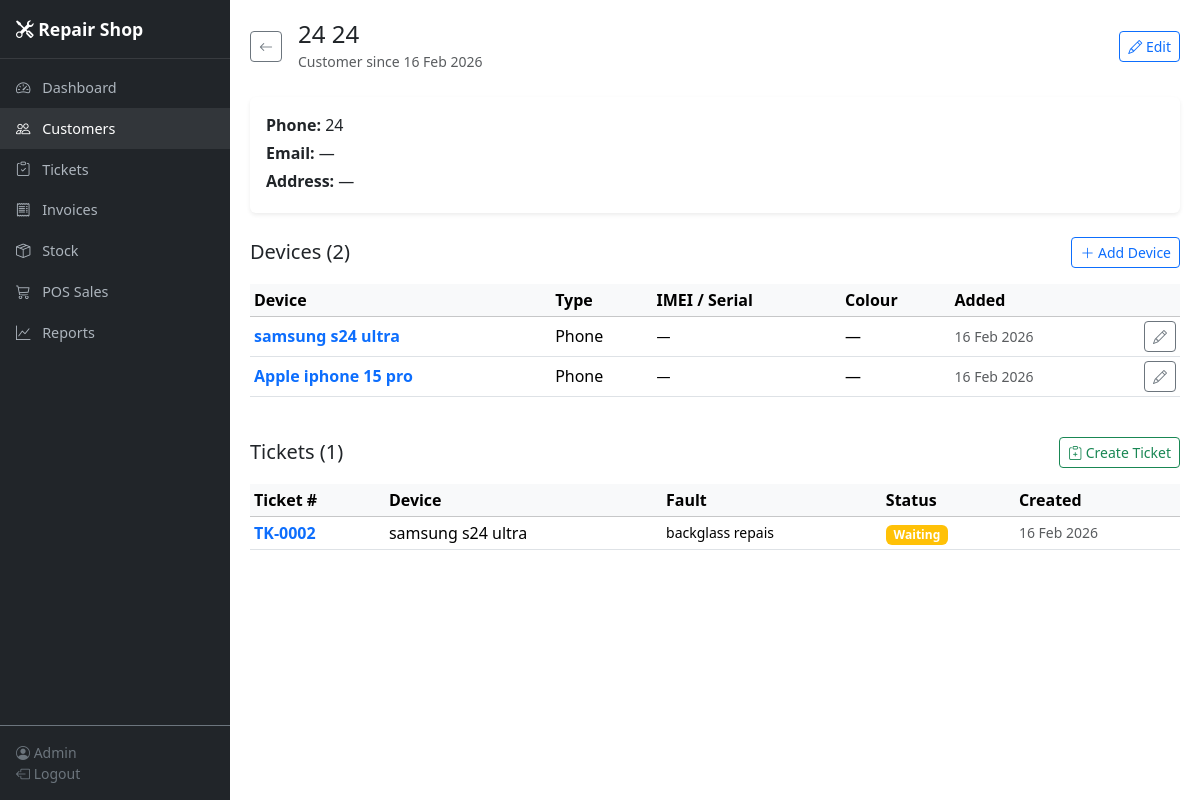
Page /customers/24 (signed in) on the committed database.
### app/models.py (models this page shows, shortened)
class User(UserMixin, db.Model):
    __tablename__ = "users"
    id = db.Column(db.Integer, primary_key=True)
    username = db.Column(db.String(80), unique=True, nullable=False, index=True)
    email = db.Column(db.String(120), unique=True, nullable=False)
    password_hash = db.Column(db.String(256), nullable=False)
    full_name = db.Column(db.String(120), nullable=False)
    role = db.Column(db.String(20), nullable=False, default="technician")
    is_active = db.Column(db.Boolean, default=True)
    created_at = db.Column(db.DateTime, default=utcnow)
    assigned_tickets = db.relationship("Ticket", backref="technician", lazy="dynamic",
                                       foreign_keys="Ticket.technician_id")
    progress_logs = db.relationship("TicketProgressLog", backref="user", lazy="dynamic")
    pos_sales = db.relationship("POSSale", backref="served_by_user", lazy="dynamic")

class Customer(db.Model):
    __tablename__ = "customers"
    id = db.Column(db.Integer, primary_key=True)
    first_name = db.Column(db.String(80), nullable=False)
    last_name = db.Column(db.String(80), nullable=False)
    phone = db.Column(db.String(30), nullable=False, index=True)
    email = db.Column(db.String(120), default="")
    address = db.Column(db.Text, default="")
    notes = db.Column(db.Text, default="")
    created_at = db.Column(db.DateTime, default=utcnow)
    updated_at = db.Column(db.DateTime, default=utcnow, onupdate=utcnow)
    devices = db.relationship("Device", backref="customer", lazy="dynamic",
                              cascade="all, delete-orphan")
    tickets = db.relationship("Ticket", backref="customer", lazy="dynamic")
    pos_sales = db.relationship("POSSale", backref="customer", lazy="dynamic")
    @property
    def full_name(self):
        return f"{self.first_name} {self.last_name}"

class Device(db.Model):
    __tablename__ = "devices"
    id = db.Column(db.Integer, primary_key=True)
    customer_id = db.Column(db.Integer, db.ForeignKey("customers.id"), nullable=False, index=True)
    device_type = db.Column(db.String(30), nullable=False)
    brand = db.Column(db.String(60), nullable=False)
    model = db.Column(db.String(100), nullable=False)
    colour = db.Column(db.String(40), default="")
    imei_serial = db.Column(db.String(60), default="", index=True)
    passcode = db.Column(db.String(40), default="")
    condition_notes = db.Column(db.Text, default="")
    created_at = db.Column(db.DateTime, default=utcnow)
    tickets = db.relationship("Ticket", backref="device", lazy="dynamic")
    @property
    def display_name(self):
        return f"{self.brand} {self.model}"

class Ticket(db.Model):
    __tablename__ = "tickets"
    STATUSES = ["Waiting", "Diagnosed", "In Progress", "Ready", "Collected", "Cancelled"]
    PRIORITIES = ["Low", "Normal", "High", "Urgent"]
    id = db.Column(db.Integer, primary_key=True)
    ticket_number = db.Column(db.String(20), unique=True, nullable=False, index=True)
    customer_id = db.Column(db.Integer, db.ForeignKey("customers.id"), nullable=False, index=True)
    device_id = db.Column(db.Integer, db.ForeignKey("devices.id"), nullable=False)
    technician_id = db.Column(db.Integer, db.ForeignKey("users.id"), nullable=True)
    fault_description = db.Column(db.Text, nullable=False)
    status = db.Column(db.String(20), nullable=False, default="Waiting", index=True)
    priority = db.Column(db.String(10), nullable=False, default="Normal")
    due_date = db.Column(db.Date, nullable=True)
    customer_notes = db.Column(db.Text, default="")
    internal_notes = db.Column(db.Text, default="")
    disclaimer_accepted = db.Column(db.Boolean, default=False)
    created_at = db.Column(db.DateTime, default=utcnow)
    updated_at = db.Column(db.DateTime, default=utcnow, onupdate=utcnow)
    progress_logs = db.relationship("TicketProgressLog", backref="ticket",
                                     lazy="dynamic", order_by="TicketProgressLog.created_at.desc()",
                                     cascade="all, delete-orphan")
    invoice = db.relationship("Invoice", backref="ticket", uselist=False,
                              cascade="all, delete-orphan")
    parts_used = db.relationship("TicketPartUsed", backref="ticket", lazy="dynamic",
                                  cascade="all, delete-orphan")

### app/blueprints/customers/routes.py (the view)
@bp.route("/<int:customer_id>")
@login_required
def view(customer_id):
    customer = Customer.query.get_or_404(customer_id)
    devices = customer.devices.order_by(Device.created_at.desc()).all()
    tickets = customer.tickets.order_by(Ticket.created_at.desc()).all()
    return render_template(
        "customers/view.html",
        customer=customer,
        devices=devices,
        tickets=tickets,
    )

### app/models.py (called while the page is built)
@login_manager.user_loader
def load_user(user_id):
    return db.session.get(User, int(user_id))

### app/templates/customers/view.html (shortened to what this page needs)
{% extends "base.html" %}
{% block content %}
<div class="d-flex justify-content-between align-items-center mb-4">
  <div class="d-flex align-items-center">
    <a href="{{ url_for('customers.index') }}" class="btn btn-outline-secondary btn-sm me-3">
      <i class="bi bi-arrow-left"></i>
    </a>
    <div>
      <h4 class="mb-0">{{ customer.full_name }}</h4>
      <small class="text-muted">Customer since {{ customer.created_at.strftime('%d %b %Y') }}</small>
    </div>
  </div>
  <div>
    <a href="{{ url_for('customers.edit', customer_id=customer.id) }}" class="btn btn-outline-primary btn-sm">
      <i class="bi bi-pencil"></i> Edit
    </a>
  </div>
</div>
<div class="card border-0 shadow-sm mb-4">
  <div class="card-body">
    <div class="row">
      <div class="col-md-6">
        <p class="mb-1"><strong>Phone:</strong> {{ customer.phone }}</p>
        <p class="mb-1"><strong>Email:</strong> {{ customer.email or '—' }}</p>
        <p class="mb-1"><strong>Address:</strong> {{ customer.address or '—' }}</p>
      </div>
      <div class="col-md-6">
      </div>
    </div>
  </div>
</div>
<div class="d-flex justify-content-between align-items-center mb-3">
  <h5 class="mb-0">Devices ({{ devices|length }})</h5>
  <a href="{{ url_for('devices.add', customer_id=customer.id) }}" class="btn btn-sm btn-outline-primary">
    <i class="bi bi-plus-lg"></i> Add Device
  </a>
</div>
{% if devices %}
<div class="table-responsive mb-4">
  <table class="table table-sm table-hover align-middle">
    <thead class="table-light">
      <tr>
        <th>Device</th>
        <th>Type</th>
        <th>IMEI / Serial</th>
        <th>Colour</th>
        <th>Added</th>
        <th></th>
      </tr>
    </thead>
    <tbody>
      {% for d in devices %}
      <tr>
        <td>
          <a href="{{ url_for('devices.view', device_id=d.id) }}" class="text-decoration-none fw-semibold">
            {{ d.display_name }}
          </a>
        </td>
        <td>{{ d.device_type }}</td>
        <td class="small">{{ d.imei_serial or '—' }}</td>
        <td>{{ d.colour or '—' }}</td>
        <td class="text-muted small">{{ d.created_at.strftime('%d %b %Y') }}</td>
        <td class="text-end">
          <a href="{{ url_for('devices.edit', device_id=d.id) }}" class="btn btn-outline-secondary btn-sm" title="Edit">
            <i class="bi bi-pencil"></i>
          </a>
        </td>
      </tr>
      {% endfor %}
    </tbody>
  </table>
</div>
{% else %}
<p class="text-muted mb-4">No devices registered. <a href="{{ url_for('devices.add', customer_id=customer.id) }}">Add a device</a>.</p>
{% endif %}
<div class="d-flex justify-content-between align-items-center mb-3">
  <h5 class="mb-0">Tickets ({{ tickets|length }})</h5>
  {% if devices %}
  <a href="{{ url_for('tickets.create', customer_id=customer.id) }}" class="btn btn-sm btn-outline-success">
    <i class="bi bi-clipboard-plus"></i> Create Ticket
  </a>
  {% endif %}
</div>
{% if tickets %}
<div class="table-responsive">
  <table class="table table-sm table-hover align-middle">
    <thead class="table-light">
      <tr>
        <th>Ticket #</th>
        <th>Device</th>
        <th>Fault</th>
        <th>Status</th>
        <th>Created</th>
      </tr>
    </thead>
    <tbody>
      {% for t in tickets %}
      <tr>
        <td>
          <a href="{{ url_for('tickets.view', ticket_id=t.id) }}" class="text-decoration-none fw-semibold">
            {{ t.ticket_number }}
          </a>
        </td>
        <td>{{ t.device.display_name if t.device else '—' }}</td>
        <td class="small">{{ t.fault_description[:60] }}{% if t.fault_description|length > 60 %}…{% endif %}</td>
        <td>
          {% set status_colors = {
            'Waiting': 'warning',
            'Diagnosed': 'info',
            'In Progress': 'primary',
            'Ready': 'success',
            'Collected': 'secondary',
            'Cancelled': 'danger'
          } %}
          <span class="badge bg-{{ status_colors.get(t.status, 'secondary') }}">{{ t.status }}</span>
        </td>
        <td class="text-muted small">{{ t.created_at.strftime('%d %b %Y') }}</td>
      </tr>
      {% endfor %}
    </tbody>
  </table>
</div>
{% else %}
<p class="text-muted">No tickets for this customer.</p>
{% endif %}
{% endblock %}

### app/templates/base.html (shortened to what this page needs)
<!DOCTYPE html>
<html lang="en" data-bs-theme="light">
<head>
  <link href="https://cdn.jsdelivr.net/npm/bootstrap@5.3.3/dist/css/bootstrap.min.css" rel="stylesheet">
  <link href="https://cdn.jsdelivr.net/npm/bootstrap-icons@1.11.3/font/bootstrap-icons.min.css" rel="stylesheet">
</head>
<body>
  {% if current_user.is_authenticated %}
  <nav class="sidebar d-flex flex-column" id="sidebar">
    <div class="sidebar-brand">
      <i class="bi bi-tools"></i> {{ shop_name }}
    </div>
    <ul class="nav flex-column mt-2 flex-grow-1">
      <li class="nav-item">
        <a class="nav-link {% if request.endpoint == 'dashboard.index' %}active{% endif %}" href="{{ url_for('dashboard.index') }}">
          <i class="bi bi-speedometer2"></i> Dashboard
        </a>
      </li>
      <li class="nav-item">
        <a class="nav-link {% if 'customers' in request.endpoint|default('') %}active{% endif %}" href="{{ url_for('customers.index') }}">
          <i class="bi bi-people"></i> Customers
        </a>
      </li>
      <li class="nav-item">
        <a class="nav-link {% if 'tickets' in request.endpoint|default('') %}active{% endif %}" href="{{ url_for('tickets.index') }}">
          <i class="bi bi-clipboard-check"></i> Tickets
        </a>
      </li>
      <li class="nav-item">
        <a class="nav-link {% if 'invoices' in request.endpoint|default('') %}active{% endif %}" href="{{ url_for('invoices.index') }}">
          <i class="bi bi-receipt"></i> Invoices
        </a>
      </li>
      <li class="nav-item">
        <a class="nav-link {% if 'stock' in request.endpoint|default('') %}active{% endif %}" href="{{ url_for('stock.index') }}">
          <i class="bi bi-box-seam"></i> Stock
        </a>
      </li>
      <li class="nav-item">
        <a class="nav-link {% if 'pos' in request.endpoint|default('') %}active{% endif %}" href="{{ url_for('pos.index') }}">
          <i class="bi bi-cart3"></i> POS Sales
        </a>
      </li>
      <li class="nav-item">
        <a class="nav-link {% if 'reports' in request.endpoint|default('') %}active{% endif %}" href="{{ url_for('reports.index') }}">
          <i class="bi bi-graph-up"></i> Reports
        </a>
      </li>
    </ul>
    <div class="p-3 border-top border-secondary small text-secondary">
      <i class="bi bi-person-circle"></i> {{ current_user.full_name }}
      <br>
      <a href="{{ url_for('auth.logout') }}" class="text-secondary text-decoration-none">
        <i class="bi bi-box-arrow-left"></i> Logout
      </a>
    </div>
  </nav>
  <div class="main-content">
    {% block content %}{% endblock %}
  </div>
  {% endif %}
</body>
</html>

### app/templates/base.html (style rules this page uses)
:root { --sidebar-width: 230px; }
body { min-height: 100vh; }
.sidebar { width: var(--sidebar-width); min-height: 100vh; background: #212529; position: fixed; top: 0; left: 0; z-index: 1030; transition: transform .2s; }
.sidebar .nav-link { color: #adb5bd; padding: .6rem 1rem; font-size: .9rem; }
.sidebar .nav-link:hover, .sidebar .nav-link.active { color: #fff; background: rgba(255,255,255,.08); }
.sidebar .nav-link i { width: 22px; text-align: center; margin-right: .5rem; }
.main-content { margin-left: var(--sidebar-width); padding: 1.25rem; }
.sidebar-brand { padding: 1rem; font-weight: 700; font-size: 1.1rem; color: #fff; border-bottom: 1px solid rgba(255,255,255,.1); }

### rows in the picture
User: full_name "Admin"
Customer: full_name "24 24", created_at "16 Feb 2026", phone "24", email "—", address "—"
Device: display_name "samsung s24 ultra", device_type "Phone", imei_serial "—", colour "—", created_at "16 Feb 2026"
Device: display_name "Apple iphone 15 pro", device_type "Phone", imei_serial "—", colour "—", created_at "16 Feb 2026"
Ticket: ticket_number "TK-0002", device "samsung s24 ultra", fault_description "backglass repais", status "Waiting", created_at "16 Feb 2026"

### other values in the picture
{{ shop_name }} "Repair Shop"
{{ devices|length }} "2"
{{ tickets|length }} "1"
